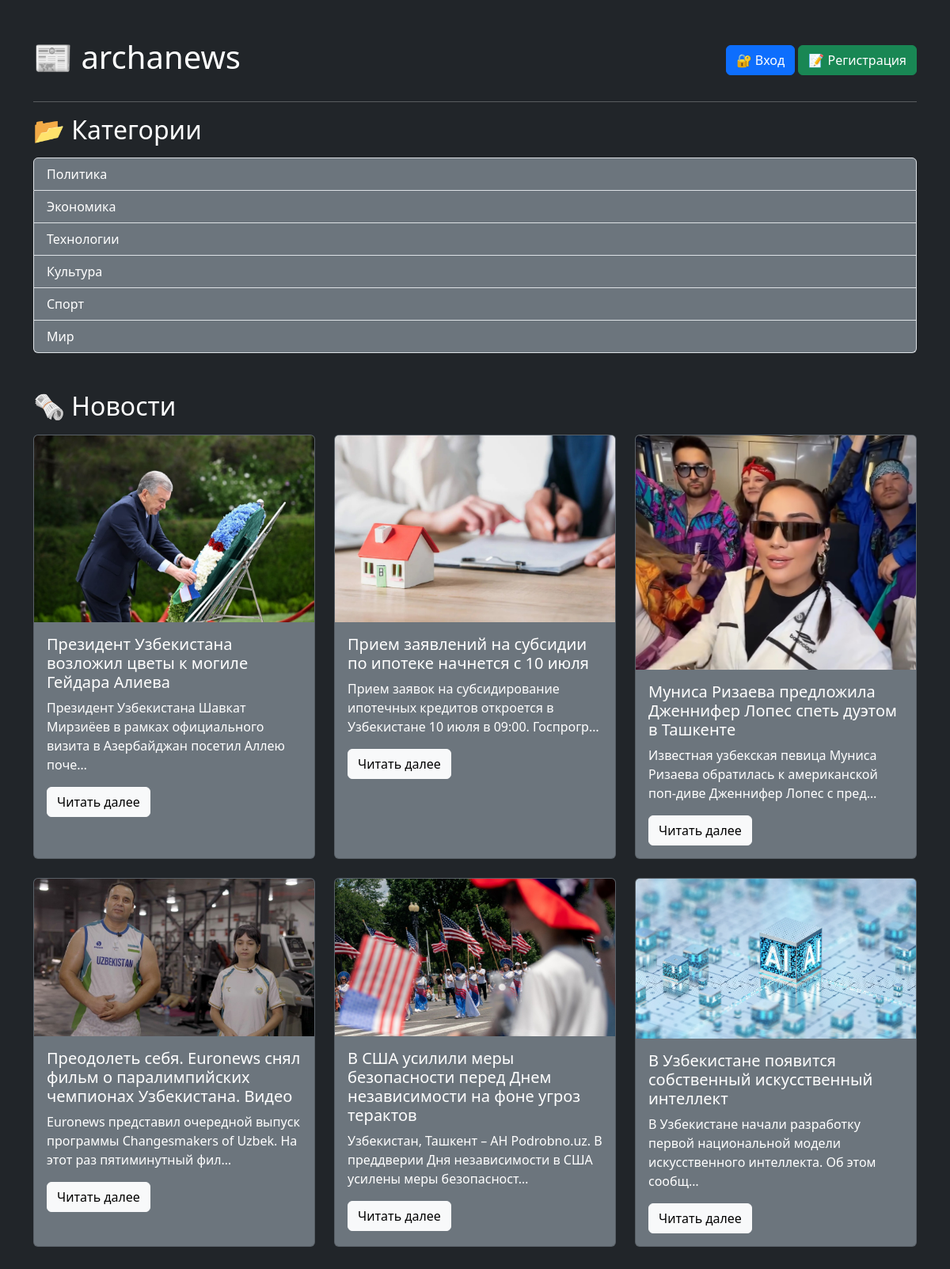
The page / on the database its author committed.
### index/models.py (models this page shows, shortened)
class NewsCategory(models.Model):
    class Meta:
        verbose_name_plural = 'Категории новостей'
    category_name = models.CharField(max_length= 16)
    added_date = models.DateTimeField(auto_now_add =True)
    def __str__(self):
        return str(self.category_name)

class News(models.Model):
    class Meta:
        verbose_name_plural = 'Новости'
    name = models.CharField(max_length=128)
    text = models.TextField()
    news_photo = models.ImageField(upload_to='media', null=True, blank=True)
    news_category = models.ForeignKey(NewsCategory,
                                 on_delete=models.CASCADE)
    added_date = models.DateTimeField(auto_now_add=True)

### index/views.py (the view)
# urls.py: path('', views.home_page, name='home'),
def home_page(request):
    news = News.objects.all()
    categories = NewsCategory.objects.all()
    context = {
        'news': news,
        'categories': categories
    }
    return render(request, 'home.html', context)

### index/templates/home.html (shortened to what this page needs)
<!DOCTYPE html>
<html lang="ru">
<head>
    <link rel="stylesheet" href="https://cdn.jsdelivr.net/npm/bootstrap@5.3.3/dist/css/bootstrap.min.css">
</head>
<body class="bg-dark text-white">
<div class="container py-5">
    <div class="d-flex justify-content-between align-items-center mb-4">
        <h1>📰 archanews</h1>
        <div>
            {% if user.is_authenticated %}
            <a href="{% url 'favorites_list' %}" class="btn btn-warning">⭐️ Избранное</a>
            <a href="/logout" class="btn btn-danger">🔓 Выход</a>
            {% else %}
            <a href="/accounts/login" class="btn btn-primary">🔐 Вход</a>
            <a href="/register" class="btn btn-success">📝 Регистрация</a>
            {% endif %}
        </div>
    </div>
    <hr class="text-white">
    <h2 class="mb-3">📂 Категории</h2>
    <div class="list-group mb-5">
        {% for c in categories %}
        <a href="/category/{{ c.id }}" class="list-group-item list-group-item-action bg-secondary text-white">
            {{ c }}
        </a>
        {% endfor %}
    </div>
    <h2 class="mb-3">🗞 Новости</h2>
    <div class="row g-4">
        {% for n in news %}
        <div class="col-md-4">
            <div class="card bg-secondary text-white h-100">
                {% if n.news_photo %}
                <img src="{{ n.news_photo.url }}" class="card-img-top" alt="Фото новости">
                {% endif %}
                <div class="card-body">
                    <h5 class="card-title">{{ n.name }}</h5>
                    <p class="card-text">{{ n.text|truncatechars:100 }}</p>
                    <a href="/news/{{ n.id }}" class="btn btn-light">Читать далее</a>
                </div>
            </div>
        </div>
        {% endfor %}
    </div>
</div>
</body>
</html>

### rows shown on the page
NewsCategory: category_name "Политика"
NewsCategory: category_name "Экономика"
NewsCategory: category_name "Технологии"
NewsCategory: category_name "Культура"
NewsCategory: category_name "Спорт"
NewsCategory: category_name "Мир"
News: news_photo (picture), name "Президент Узбекистана возложил цветы к могиле Гейдара Алиева", text "Президент Узбекистана Шавкат Мирзиёев в рамках официального визита в Азербайджан посетил Аллею поче…"
News: news_photo (picture), name "Прием заявлений на субсидии по ипотеке начнется с 10 июля", text "Прием заявок на субсидирование ипотечных кредитов откроется в Узбекистане 10 июля в 09:00. Госпрогр…"
News: news_photo (picture), name "Муниса Ризаева предложила Дженнифер Лопес спеть дуэтом в Ташкенте", text "Известная узбекская певица Муниса Ризаева обратилась к американской поп-диве Дженнифер Лопес с пред…"
News: news_photo (picture), name "Преодолеть себя. Euronews снял фильм о паралимпийских чемпионах Узбекистана. Видео", text "Euronews представил очередной выпуск программы Changesmakers of Uzbek. На этот раз пятиминутный фил…"
News: news_photo (picture), name "В США усилили меры безопасности перед Днем независимости на фоне угроз терактов", text "Узбекистан, Ташкент – АН Podrobno.uz. В преддверии Дня независимости в США усилены меры безопасност…"
News: news_photo (picture), name "В Узбекистане появится собственный искусственный интеллект", text "В Узбекистане начали разработку первой национальной модели искусственного интеллекта. Об этом сообщ…"
